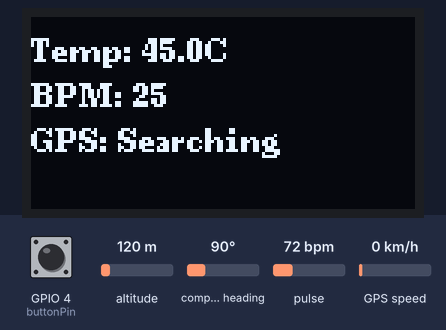
Simulated run of this sketch. Board: ESP32. Parts: 128×64 one-colour display. The test bench sets the inputs (shaded band); at power-on: GPIO 4 (buttonPin) HIGH, altitude 120 m, compass heading 90°, pulse 72 bpm, GPS speed 0 km/h. WiFi joins after 1.5 s; servers stay silent unless stated; the GPS gets a fix after 3 s at 37.7749, -122.4194 with 8 satellites; the modem accepts every AT command (registered, SIM ready, sends succeed) and sends nothing else; what the sketch prints to the serial monitor is not drawn.

Above: at 2.7 s.
2.8 s: GPIO 4 (buttonPin) pulled LOW for 1 s
At 4.4 s:
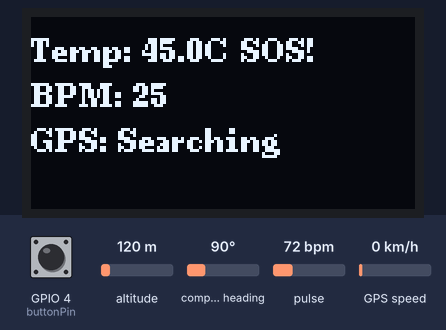
At 29.3 s:
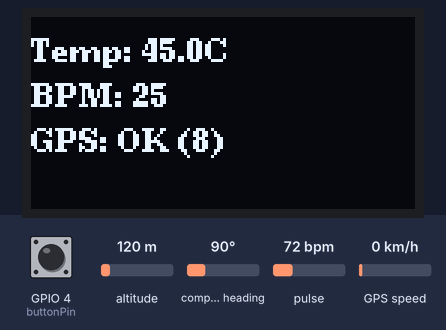
Timing chart, 0 to 30.8 s (numbered marks = the images above; inputs shaded):
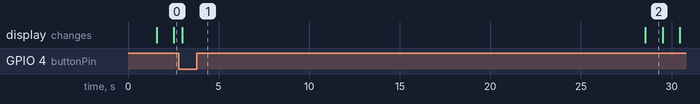

The sketch:

uhack_finale_1.ino
```cpp
#include <WiFi.h>
#include <Wire.h>
#include <U8g2lib.h>
#include "MAX30105.h"
#include "heartRate.h"
#include <TinyGPS++.h>
#include <WiFiClientSecure.h>
#include <UniversalTelegramBot.h>

// ====== OBJECTS ======
MAX30105 particleSensor;
TinyGPSPlus gps;

HardwareSerial sim800(1);
HardwareSerial gpsSerial(2);

U8G2_SH1106_128X64_NONAME_F_HW_I2C u8g2(U8G2_R0);

// ====== WIFI ======
const char* ssid = "LAVA LXX504";
const char* password = "00778100";

// ====== TELEGRAM ======
#define BOT_TOKEN "7660737248:AAHb_Nm7n6kM7pC9FSroH8-SgsMhC2JhvgU"
#define CHAT_ID "1205282706"

WiFiClientSecure clientSecure;
UniversalTelegramBot bot(BOT_TOKEN, clientSecure);

// ====== SERVER ======
WiFiServer server(80);

// ====== PINS ======
int buttonPin = 4;

// ====== VARIABLES ======
int bpm = 0;
float temperature = 0;

float latitude = 0;
float longitude = 0;

int satelliteCount = 0;
bool gpsFix = false;

byte rates[4];
byte rateSpot = 0;
long lastBeat = 0;

#define GRAPH_POINTS 20
int bpmGraph[GRAPH_POINTS];
int graphIndex = 0;

String emergencyNumber = "+919369002269";

// ====== SETUP ======
void setup()
{
  Serial.begin(115200);

  pinMode(buttonPin, INPUT_PULLUP);

  Wire.begin(21, 22);
  u8g2.begin();

  // UART
  sim800.begin(9600, SERIAL_8N1, 16, 17);
  gpsSerial.begin(9600, SERIAL_8N1, 32, 33);

  // WiFi
  WiFi.begin(ssid, password);
  Serial.print("Connecting WiFi");

  while (WiFi.status() != WL_CONNECTED)
  {
    delay(500);
    Serial.print(".");
  }

  Serial.println("\nWiFi Connected");
  Serial.print("IP Address: ");
  Serial.println(WiFi.localIP());

  clientSecure.setInsecure();
  server.begin();

  // MAX30102
  if (!particleSensor.begin(Wire))
  {
    Serial.println("MAX30102 not found");
    while (1);
  }

  particleSensor.setup();
  particleSensor.setPulseAmplitudeIR(0x0A);
}

// ====== LOOP ======
void loop()
{
  readHeartRate();
  readGPS();

  temperature = temperatureRead();

  displayOLED();
  handleDashboard();
  checkSOS();

  delay(200);
}

// ====== HEART RATE ======
void readHeartRate()
{
  long irValue = particleSensor.getIR();

  if (checkForBeat(irValue))
  {
    long delta = millis() - lastBeat;
    lastBeat = millis();

    float beatsPerMinute = 60 / (delta / 1000.0);

    if (beatsPerMinute < 255 && beatsPerMinute > 20)
    {
      rates[rateSpot++] = (byte)beatsPerMinute;
      rateSpot %= 4;

      bpm = 0;
      for (byte x = 0; x < 4; x++) bpm += rates[x];
      bpm /= 4;

      bpmGraph[graphIndex] = bpm;
      graphIndex = (graphIndex + 1) % GRAPH_POINTS;
    }
  }
}

// ====== GPS ======
void readGPS()
{
  while (gpsSerial.available())
  {
    gps.encode(gpsSerial.read());
  }

  if (gps.satellites.isValid())
    satelliteCount = gps.satellites.value();

  if (gps.location.isValid())
  {
    latitude = gps.location.lat();
    longitude = gps.location.lng();
    gpsFix = true;
  }
  else
  {
    gpsFix = false;
  }
}

// ====== OLED ======
void displayOLED()
{
  char tempStr[20];
  char bpmStr[20];
  char gpsStr[30];

  sprintf(tempStr, "Temp: %.1fC", temperature);
  sprintf(bpmStr, "BPM: %d", bpm);

  if (!gpsFix)
    sprintf(gpsStr, "GPS: Searching");
  else if (satelliteCount < 4)
    sprintf(gpsStr, "GPS: Weak (%d)", satelliteCount);
  else
    sprintf(gpsStr, "GPS: OK (%d)", satelliteCount);

  u8g2.clearBuffer();
  u8g2.setFont(u8g2_font_ncenB08_tr);

  u8g2.drawStr(0, 15, tempStr);
  u8g2.drawStr(0, 30, bpmStr);
  u8g2.drawStr(0, 45, gpsStr);

  if (digitalRead(buttonPin) == LOW)
    u8g2.drawStr(70, 15, "SOS!");

  u8g2.sendBuffer();
}

// ====== SOS ======
void checkSOS()
{
  if (digitalRead(buttonPin) == LOW)
  {
    Serial.println("SOS Triggered");

    // CALL
    sim800.println("ATD" + emergencyNumber + ";");
    delay(20000);
    sim800.println("ATH");

    // TELEGRAM
    String message = "🚨 SOS ALERT\n";
    message += "BPM: " + String(bpm) + "\n";
    message += "Location:\nhttps://maps.google.com/?q=";
    message += String(latitude, 6) + "," + String(longitude, 6);

    bot.sendMessage(CHAT_ID, message, "");

    delay(5000);
  }
}

// ====== DASHBOARD ======
void handleDashboard()
{
  WiFiClient client = server.available();
  if (!client) return;

  Serial.println("Client Connected");

  while (!client.available())
    delay(1);

  client.readStringUntil('\r');
  client.flush();

  client.println("HTTP/1.1 200 OK");
  client.println("Content-Type: text/html");
  client.println("Connection: close");
  client.println();

  client.println("<html><head>");
  client.println("<script src='https://cdn.jsdelivr.net/npm/chart.js'></script>");
  client.println("<meta http-equiv='refresh' content='2'>");
  client.println("</head><body>");

  client.println("<h1>Safety Band Dashboard</h1>");

  client.print("Temp: "); client.print(temperature); client.println("<br>");
  client.print("BPM: "); client.print(bpm); client.println("<br>");

  client.print("<a href='https://maps.google.com/?q=");
  client.print(latitude, 6);
  client.print(",");
  client.print(longitude, 6);
  client.println("'>Open Location</a><br>");

  client.println("<canvas id='chart'></canvas>");

  client.println("<script>");
  client.print("var data=[");

  for (int i = 0; i < GRAPH_POINTS; i++)
  {
    client.print(bpmGraph[i]);
    if (i < GRAPH_POINTS - 1) client.print(",");
  }

  client.println("];");
  client.println("new Chart(document.getElementById('chart'),{type:'line',data:{labels:data,datasets:[{label:'BPM',data:data,borderColor:'red'}]}});");
  client.println("</script>");

  client.println("</body></html>");

  client.stop();
}
```

Measured:
- after the input at 2.8 s, the display: changes after 0.21 s (image 1)
- what the display in image 2 shows lasts 0.9 s, from 28.6 s to 29.5 s
